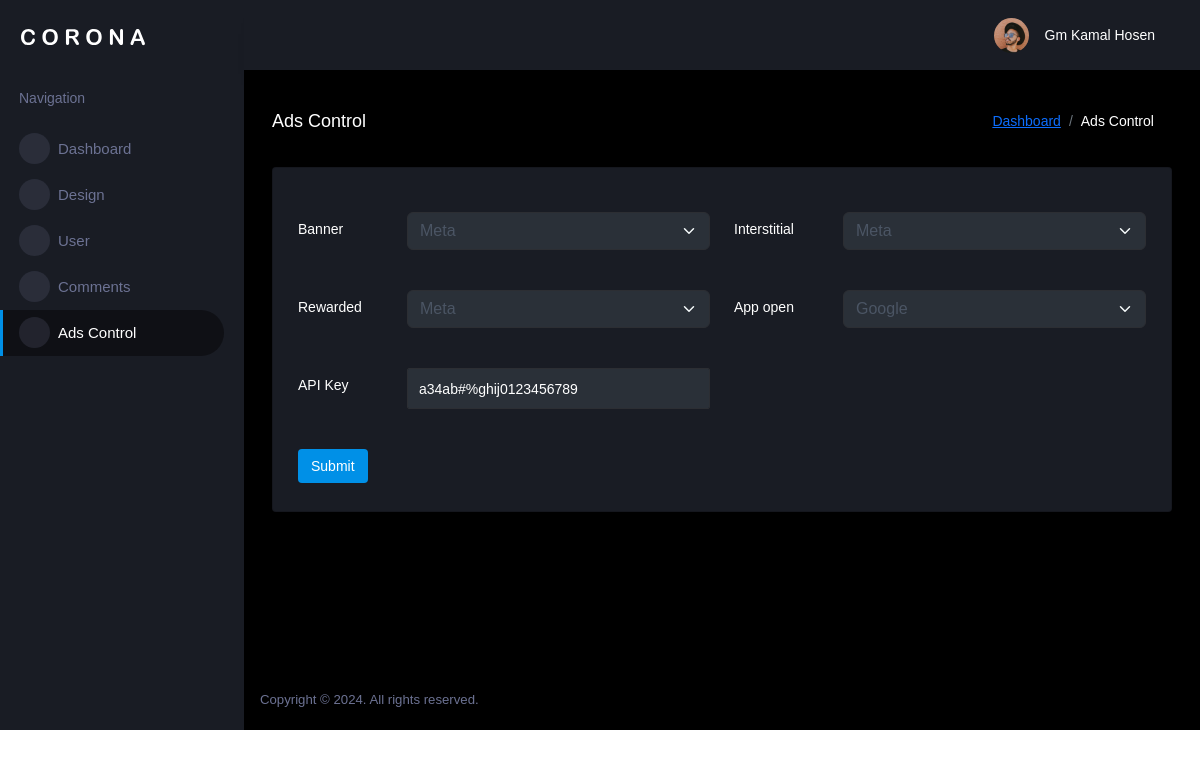
/adControl.php (signed in), run on the app's committed database.
### tables this page shows
CREATE TABLE `adscontrol` (
  `banner` varchar(50) NOT NULL,
  `interstitial` varchar(50) NOT NULL,
  `rewarded` varchar(50) NOT NULL,
  `appOpen` varchar(50) NOT NULL,
  `apiKey` varchar(50) NOT NULL DEFAULT 'gjguwe92ugut&%&yU@79tut'
);

### adControl.php (the view, shortened to what this page needs)
<?php
include "topbar.php";
include "sidebar.php";
$stmt = $pdo->prepare("SELECT * FROM adscontrol");
$stmt->execute();
$ads = $stmt->fetch(PDO::FETCH_ASSOC);
?>
            <div class="main-panel">
                <div class="content-wrapper">
                    <div class="page-header">
                        <h3 class="page-title"> Ads Control </h3>
                        <nav aria-label="breadcrumb">
                            <ol class="breadcrumb">
                                <li class="breadcrumb-item"><a href="./index.php">Dashboard</a></li>
                                <li class="breadcrumb-item google" aria-current="page">Ads Control</li>
                            </ol>
                        </nav>
                    </div>
                    <div class="row">
                        <div class="col-12 grid-margin">
                            <div class="card">
                                <div class="card-body">
                                <form id="mainForm" class="form-sample" enctype="multipart/form-data">
                                    <div class="row">
                                            <div class="col-md-6">
                                                <div class="form-group row">
                                                    <label class="col-sm-3 col-form-label">Banner</label>
                                                    <div class="col-sm-9">
                                                    <select name="banner" class="form-select" required>
        <option value="meta" <?php echo $ads["banner"] === "meta"
            ? "selected"
            : ""; ?>>Meta</option>
    </select>
                                                    </div>
                                                </div>
                                            </div>
                                            <div class="col-md-6">
                                                <div class="form-group row">
                                                    <label class="col-sm-3 col-form-label">Interstitial</label>
                                                    <div class="col-sm-9">
                                                    <select name="interstitial" class="form-select" required>
        <option value="meta" <?php echo $ads["interstitial"] === "meta"
            ? "selected"
            : ""; ?>>Meta</option>
    </select>
                                                    </div>
                                                </div>
                                            </div>
                                        </div>
                                        <div class="row">
                                            <div class="col-md-6">
                                                <div class="form-group row">
                                                    <label class="col-sm-3 col-form-label">Rewarded</label>
                                                    <div class="col-sm-9">
                                                    <select name="rewarded" class="form-select" required>
        <option value="meta" <?php echo $ads["rewarded"] === "meta"
            ? "selected"
            : ""; ?>>Meta</option>
    </select>
                                                    </div>
                                                </div>
                                            </div>
                                            <div class="col-md-6">
                                                <div class="form-group row">
                                                    <label class="col-sm-3 col-form-label">App open</label>
                                                    <div class="col-sm-9">
                                                    <select name="appOpen" class="form-select" required>
        <option value="google" <?php echo $ads["appOpen"] === "google"
            ? "selected"
            : ""; ?>>Google</option>
    </select>
                                                    </div>
                                                </div>
                                            </div>
                                        </div>
                                        <div class="row">
                                            <div class="col-md-6">
                                            <div class="form-group row">
                                                    <label class="col-sm-3 col-form-label">API Key</label>
                                                    <div class="col-sm-9">
                                                        <input name="apiKey" type="text" value="<?php echo htmlspecialchars($ads['apiKey']); ?>" class="form-control" required>
                                                    </div>
                                                </div>
                                            </div>
                                        </div>                                 <button type="submit" class="btn btn-primary me-2">Submit</button>
                                    </form>
                                </div>
                            </div>
                        </div>
                    </div>
                </div>
                <footer class="footer">
                    <div class="d-sm-flex justify-content-center justify-content-sm-between">
                        <span class="text-muted text-center text-sm-left d-block d-sm-inline-block">Copyright © 2024.
                            All rights reserved.</span>
                    </div>
                </footer>
            </div>
        </div>
    </div>
</body>
</html>

### data on the page
adscontrol: banner "Meta", interstitial "Meta", rewarded "Meta", appOpen "Google", apiKey "a34ab#%ghij0123456789"

### other printed values
$_SESSION['admin_name'] "Gm Kamal Hosen"
